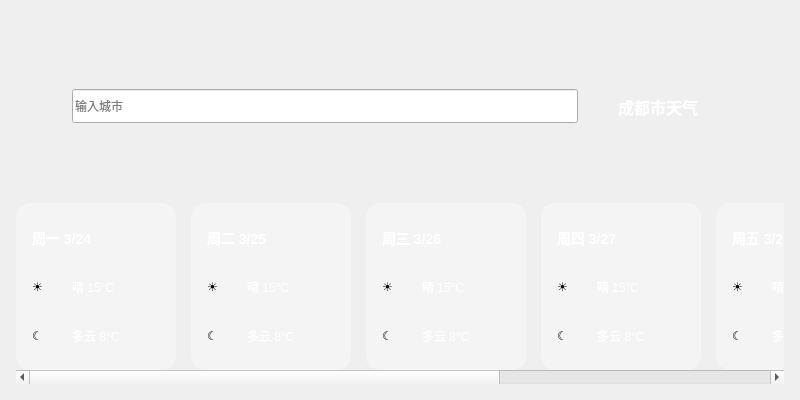
<?xml version="1.0" encoding="UTF-8"?>
<ui version="4.0">
 <class>WeatherUi</class>
 <widget class="QWidget" name="WeatherUi">
  <property name="geometry">
   <rect>
    <x>0</x>
    <y>0</y>
    <width>800</width>
    <height>400</height>
   </rect>
  </property>
  <property name="windowTitle">
   <string>WeatherUi</string>
  </property>
  <property name="styleSheet">
   <string notr="true"/>
  </property>
  <layout class="QVBoxLayout" name="mainLayout">
   <property name="leftMargin">
    <number>16</number>
   </property>
   <property name="topMargin">
    <number>16</number>
   </property>
   <property name="rightMargin">
    <number>16</number>
   </property>
   <property name="bottomMargin">
    <number>16</number>
   </property>
   <item>
    <layout class="QHBoxLayout" name="topBarLayout">
     <item>
      <widget class="QPushButton" name="searchButton">
       <property name="minimumSize">
        <size>
         <width>50</width>
         <height>50</height>
        </size>
       </property>
       <property name="maximumSize">
        <size>
         <width>50</width>
         <height>50</height>
        </size>
       </property>
       <property name="styleSheet">
        <string notr="true">QPushButton {
    background: transparent;
    border: none;
    image: url(:/Resource/app/weather/search.svg);
}
QPushButton:hover { background: transparent; border: none; }
QPushButton:pressed { background: transparent; border: none; }</string>
       </property>
       <property name="text">
        <string/>
       </property>
      </widget>
     </item>
     <item>
      <widget class="QWidget" name="searchPanel" native="true">
       <layout class="QHBoxLayout" name="searchPanelLayout">
        <property name="spacing">
         <number>0</number>
        </property>
        <property name="leftMargin">
         <number>0</number>
        </property>
        <property name="topMargin">
         <number>0</number>
        </property>
        <property name="rightMargin">
         <number>0</number>
        </property>
        <property name="bottomMargin">
         <number>0</number>
        </property>
        <item>
         <widget class="QLineEdit" name="cityLineEdit">
          <property name="minimumSize">
           <size>
            <width>140</width>
            <height>34</height>
           </size>
          </property>
          <property name="placeholderText">
           <string>输入城市</string>
          </property>
         </widget>
        </item>
        <item>
         <widget class="QPushButton" name="confirmSearchButton">
          <property name="minimumSize">
           <size>
            <width>34</width>
            <height>34</height>
           </size>
          </property>
          <property name="maximumSize">
           <size>
            <width>34</width>
            <height>34</height>
           </size>
          </property>
          <property name="styleSheet">
           <string notr="true">QPushButton {
    background: transparent;
    border: none;
    image: url(:/Resource/app/weather/search.svg);
}
QPushButton:hover { background: transparent; border: none; }
QPushButton:pressed { background: transparent; border: none; }</string>
          </property>
          <property name="text">
           <string/>
          </property>
         </widget>
        </item>
       </layout>
      </widget>
     </item>
     <item>
      <widget class="QLabel" name="cityWeatherLabel">
       <property name="styleSheet">
        <string notr="true">color: white; font-size: 16px; font-weight: bold;</string>
       </property>
       <property name="text">
        <string>成都市天气</string>
       </property>
      </widget>
     </item>
     <item>
      <spacer name="horizontalSpacerTopBar">
       <property name="sizeHint" stdset="0">
        <size>
         <width>40</width>
         <height>20</height>
        </size>
       </property>
      </spacer>
     </item>
     <item>
      <widget class="QPushButton" name="exitButton">
       <property name="minimumSize">
        <size>
         <width>40</width>
         <height>40</height>
        </size>
       </property>
       <property name="maximumSize">
        <size>
         <width>50</width>
         <height>50</height>
        </size>
       </property>
       <property name="styleSheet">
        <string notr="true">QPushButton {
    background: transparent;
    border: none;
    image: url(:/Resource/app/weather/close.svg);
}
QPushButton:hover {
    background: transparent;
    border: none;
}
QPushButton:pressed {
    background: transparent;
    border: none;
}</string>
       </property>
       <property name="text">
        <string/>
       </property>
      </widget>
     </item>
    </layout>
   </item>
   <item>
    <widget class="QScrollArea" name="weatherScrollArea">
     <property name="styleSheet">
      <string notr="true">QScrollArea { background: transparent; border: none; }</string>
     </property>
     <property name="frameShape">
      <enum>QFrame::NoFrame</enum>
     </property>
     <property name="verticalScrollBarPolicy">
      <enum>Qt::ScrollBarAsNeeded</enum>
     </property>
     <property name="horizontalScrollBarPolicy">
      <enum>Qt::ScrollBarAsNeeded</enum>
     </property>
     <property name="widgetResizable">
      <bool>true</bool>
     </property>
     <widget class="QWidget" name="weatherScrollContent">
      <property name="geometry">
       <rect>
        <x>0</x>
        <y>0</y>
        <width>1210</width>
        <height>288</height>
       </rect>
      </property>
      <property name="styleSheet">
       <string notr="true">background: transparent;</string>
      </property>
      <layout class="QHBoxLayout" name="cardsLayout">
       <property name="spacing">
        <number>15</number>
       </property>
       <property name="leftMargin">
        <number>0</number>
       </property>
       <property name="topMargin">
        <number>0</number>
       </property>
       <property name="rightMargin">
        <number>0</number>
       </property>
       <property name="bottomMargin">
        <number>0</number>
       </property>
       <item>
        <widget class="QWidget" name="weatherDayCard_1" native="true">
         <property name="minimumSize">
          <size>
           <width>160</width>
           <height>0</height>
          </size>
         </property>
         <property name="maximumSize">
          <size>
           <width>160</width>
           <height>16777215</height>
          </size>
         </property>
         <property name="styleSheet">
          <string notr="true">QWidget#weatherDayCard_1 {
    background: rgba(255, 255, 255, 0.30);
    border-radius: 14px;
}</string>
         </property>
         <layout class="QVBoxLayout" name="cardLayoutTemplate">
          <property name="spacing">
           <number>12</number>
          </property>
          <property name="leftMargin">
           <number>16</number>
          </property>
          <property name="topMargin">
           <number>16</number>
          </property>
          <property name="rightMargin">
           <number>16</number>
          </property>
          <property name="bottomMargin">
           <number>16</number>
          </property>
          <item>
           <widget class="QLabel" name="dateLabel_1">
            <property name="styleSheet">
             <string notr="true">color: white; font-size: 14px; font-weight: bold;</string>
            </property>
            <property name="text">
             <string>周一 3/24</string>
            </property>
           </widget>
          </item>
          <item>
           <layout class="QHBoxLayout" name="amLayoutTemplate">
            <property name="spacing">
             <number>8</number>
            </property>
            <item>
             <widget class="QLabel" name="amIcon_1">
              <property name="minimumSize">
               <size>
                <width>32</width>
                <height>32</height>
               </size>
              </property>
              <property name="maximumSize">
               <size>
                <width>32</width>
                <height>32</height>
               </size>
              </property>
              <property name="styleSheet">
               <string notr="true"/>
              </property>
              <property name="text">
               <string>☀</string>
              </property>
             </widget>
            </item>
            <item>
             <widget class="QLabel" name="amText_1">
              <property name="styleSheet">
               <string notr="true">color: white; font-size: 12px;</string>
              </property>
              <property name="text">
               <string>晴 15°C</string>
              </property>
             </widget>
            </item>
           </layout>
          </item>
          <item>
           <layout class="QHBoxLayout" name="pmLayoutTemplate">
            <property name="spacing">
             <number>8</number>
            </property>
            <item>
             <widget class="QLabel" name="pmIcon_1">
              <property name="minimumSize">
               <size>
                <width>32</width>
                <height>32</height>
               </size>
              </property>
              <property name="maximumSize">
               <size>
                <width>32</width>
                <height>32</height>
               </size>
              </property>
              <property name="styleSheet">
               <string notr="true"/>
              </property>
              <property name="text">
               <string>☾</string>
              </property>
             </widget>
            </item>
            <item>
             <widget class="QLabel" name="pmText_1">
              <property name="styleSheet">
               <string notr="true">color: white; font-size: 12px;</string>
              </property>
              <property name="text">
               <string>多云 8°C</string>
              </property>
             </widget>
            </item>
           </layout>
          </item>
         </layout>
        </widget>
       </item>
       <item>
        <widget class="QWidget" name="weatherDayCard_2" native="true">
         <property name="minimumSize">
          <size>
           <width>160</width>
           <height>0</height>
          </size>
         </property>
         <property name="maximumSize">
          <size>
           <width>160</width>
           <height>16777215</height>
          </size>
         </property>
         <property name="styleSheet">
          <string notr="true">QWidget#weatherDayCard_2 { background: rgba(255, 255, 255, 0.30); border-radius: 14px; }</string>
         </property>
         <layout class="QVBoxLayout" name="cardLayout_2">
          <property name="spacing">
           <number>12</number>
          </property>
          <property name="leftMargin">
           <number>16</number>
          </property>
          <property name="topMargin">
           <number>16</number>
          </property>
          <property name="rightMargin">
           <number>16</number>
          </property>
          <property name="bottomMargin">
           <number>16</number>
          </property>
          <item>
           <widget class="QLabel" name="dateLabel_2">
            <property name="styleSheet">
             <string notr="true">color: white; font-size: 14px; font-weight: bold;</string>
            </property>
            <property name="text">
             <string>周二 3/25</string>
            </property>
           </widget>
          </item>
          <item>
           <layout class="QHBoxLayout" name="amLayout_2">
            <property name="spacing">
             <number>8</number>
            </property>
            <item>
             <widget class="QLabel" name="amIcon_2">
              <property name="minimumSize">
               <size>
                <width>32</width>
                <height>32</height>
               </size>
              </property>
              <property name="maximumSize">
               <size>
                <width>32</width>
                <height>32</height>
               </size>
              </property>
              <property name="text">
               <string>☀</string>
              </property>
             </widget>
            </item>
            <item>
             <widget class="QLabel" name="amText_2">
              <property name="styleSheet">
               <string notr="true">color: white; font-size: 12px;</string>
              </property>
              <property name="text">
               <string>晴 15°C</string>
              </property>
             </widget>
            </item>
           </layout>
          </item>
          <item>
           <layout class="QHBoxLayout" name="pmLayout_2">
            <property name="spacing">
             <number>8</number>
            </property>
            <item>
             <widget class="QLabel" name="pmIcon_2">
              <property name="minimumSize">
               <size>
                <width>32</width>
                <height>32</height>
               </size>
              </property>
              <property name="maximumSize">
               <size>
                <width>32</width>
                <height>32</height>
               </size>
              </property>
              <property name="text">
               <string>☾</string>
              </property>
             </widget>
            </item>
            <item>
             <widget class="QLabel" name="pmText_2">
              <property name="styleSheet">
               <string notr="true">color: white; font-size: 12px;</string>
              </property>
              <property name="text">
               <string>多云 8°C</string>
              </property>
             </widget>
            </item>
           </layout>
          </item>
         </layout>
        </widget>
       </item>
       <item>
        <widget class="QWidget" name="weatherDayCard_3" native="true">
         <property name="minimumSize">
          <size>
           <width>160</width>
           <height>0</height>
          </size>
         </property>
         <property name="maximumSize">
          <size>
           <width>160</width>
           <height>16777215</height>
          </size>
         </property>
         <property name="styleSheet">
          <string notr="true">QWidget#weatherDayCard_3 { background: rgba(255, 255, 255, 0.30); border-radius: 14px; }</string>
         </property>
         <layout class="QVBoxLayout" name="cardLayout_3">
          <property name="spacing">
           <number>12</number>
          </property>
          <property name="leftMargin">
           <number>16</number>
          </property>
          <property name="topMargin">
           <number>16</number>
          </property>
          <property name="rightMargin">
           <number>16</number>
          </property>
          <property name="bottomMargin">
           <number>16</number>
          </property>
          <item>
           <widget class="QLabel" name="dateLabel_3">
            <property name="styleSheet">
             <string notr="true">color: white; font-size: 14px; font-weight: bold;</string>
            </property>
            <property name="text">
             <string>周三 3/26</string>
            </property>
           </widget>
          </item>
          <item>
           <layout class="QHBoxLayout" name="amLayout_3">
            <property name="spacing">
             <number>8</number>
            </property>
            <item>
             <widget class="QLabel" name="amIcon_3">
              <property name="minimumSize">
               <size>
                <width>32</width>
                <height>32</height>
               </size>
              </property>
              <property name="maximumSize">
               <size>
                <width>32</width>
                <height>32</height>
               </size>
              </property>
              <property name="text">
               <string>☀</string>
              </property>
             </widget>
            </item>
            <item>
             <widget class="QLabel" name="amText_3">
              <property name="styleSheet">
               <string notr="true">color: white; font-size: 12px;</string>
              </property>
              <property name="text">
               <string>晴 15°C</string>
              </property>
             </widget>
            </item>
           </layout>
          </item>
          <item>
           <layout class="QHBoxLayout" name="pmLayout_3">
            <property name="spacing">
             <number>8</number>
            </property>
            <item>
             <widget class="QLabel" name="pmIcon_3">
              <property name="minimumSize">
               <size>
                <width>32</width>
                <height>32</height>
               </size>
              </property>
              <property name="maximumSize">
               <size>
                <width>32</width>
                <height>32</height>
               </size>
              </property>
              <property name="text">
               <string>☾</string>
              </property>
             </widget>
            </item>
            <item>
             <widget class="QLabel" name="pmText_3">
              <property name="styleSheet">
               <string notr="true">color: white; font-size: 12px;</string>
              </property>
              <property name="text">
               <string>多云 8°C</string>
              </property>
             </widget>
            </item>
           </layout>
          </item>
         </layout>
        </widget>
       </item>
       <item>
        <widget class="QWidget" name="weatherDayCard_4" native="true">
         <property name="minimumSize">
          <size>
           <width>160</width>
           <height>0</height>
          </size>
         </property>
         <property name="maximumSize">
          <size>
           <width>160</width>
           <height>16777215</height>
          </size>
         </property>
         <property name="styleSheet">
          <string notr="true">QWidget#weatherDayCard_4 { background: rgba(255, 255, 255, 0.30); border-radius: 14px; }</string>
         </property>
         <layout class="QVBoxLayout" name="cardLayout_4">
          <property name="spacing">
           <number>12</number>
          </property>
          <property name="leftMargin">
           <number>16</number>
          </property>
          <property name="topMargin">
           <number>16</number>
          </property>
          <property name="rightMargin">
           <number>16</number>
          </property>
          <property name="bottomMargin">
           <number>16</number>
          </property>
          <item>
           <widget class="QLabel" name="dateLabel_4">
            <property name="styleSheet">
             <string notr="true">color: white; font-size: 14px; font-weight: bold;</string>
            </property>
            <property name="text">
             <string>周四 3/27</string>
            </property>
           </widget>
          </item>
          <item>
           <layout class="QHBoxLayout" name="amLayout_4">
            <property name="spacing">
             <number>8</number>
            </property>
            <item>
             <widget class="QLabel" name="amIcon_4">
              <property name="minimumSize">
               <size>
                <width>32</width>
                <height>32</height>
               </size>
              </property>
              <property name="maximumSize">
               <size>
                <width>32</width>
                <height>32</height>
               </size>
              </property>
              <property name="text">
               <string>☀</string>
              </property>
             </widget>
            </item>
            <item>
             <widget class="QLabel" name="amText_4">
              <property name="styleSheet">
               <string notr="true">color: white; font-size: 12px;</string>
              </property>
              <property name="text">
               <string>晴 15°C</string>
              </property>
             </widget>
            </item>
           </layout>
          </item>
          <item>
           <layout class="QHBoxLayout" name="pmLayout_4">
            <property name="spacing">
             <number>8</number>
            </property>
            <item>
             <widget class="QLabel" name="pmIcon_4">
              <property name="minimumSize">
               <size>
                <width>32</width>
                <height>32</height>
               </size>
              </property>
              <property name="maximumSize">
               <size>
                <width>32</width>
                <height>32</height>
               </size>
              </property>
              <property name="text">
               <string>☾</string>
              </property>
             </widget>
            </item>
            <item>
             <widget class="QLabel" name="pmText_4">
              <property name="styleSheet">
               <string notr="true">color: white; font-size: 12px;</string>
              </property>
              <property name="text">
               <string>多云 8°C</string>
              </property>
             </widget>
            </item>
           </layout>
          </item>
         </layout>
        </widget>
       </item>
       <item>
        <widget class="QWidget" name="weatherDayCard_5" native="true">
         <property name="minimumSize">
          <size>
           <width>160</width>
           <height>0</height>
          </size>
         </property>
         <property name="maximumSize">
          <size>
           <width>160</width>
           <height>16777215</height>
          </size>
         </property>
         <property name="styleSheet">
          <string notr="true">QWidget#weatherDayCard_5 { background: rgba(255, 255, 255, 0.30); border-radius: 14px; }</string>
         </property>
         <layout class="QVBoxLayout" name="cardLayout_5">
          <property name="spacing">
           <number>12</number>
          </property>
          <property name="leftMargin">
           <number>16</number>
          </property>
          <property name="topMargin">
           <number>16</number>
          </property>
          <property name="rightMargin">
           <number>16</number>
          </property>
          <property name="bottomMargin">
           <number>16</number>
          </property>
          <item>
           <widget class="QLabel" name="dateLabel_5">
            <property name="styleSheet">
             <string notr="true">color: white; font-size: 14px; font-weight: bold;</string>
            </property>
            <property name="text">
             <string>周五 3/28</string>
            </property>
           </widget>
          </item>
          <item>
           <layout class="QHBoxLayout" name="amLayout_5">
            <property name="spacing">
             <number>8</number>
            </property>
            <item>
             <widget class="QLabel" name="amIcon_5">
              <property name="minimumSize">
               <size>
                <width>32</width>
                <height>32</height>
               </size>
              </property>
              <property name="maximumSize">
               <size>
                <width>32</width>
                <height>32</height>
               </size>
              </property>
              <property name="text">
               <string>☀</string>
              </property>
             </widget>
            </item>
            <item>
             <widget class="QLabel" name="amText_5">
              <property name="styleSheet">
               <string notr="true">color: white; font-size: 12px;</string>
              </property>
              <property name="text">
               <string>晴 15°C</string>
              </property>
             </widget>
            </item>
           </layout>
          </item>
          <item>
           <layout class="QHBoxLayout" name="pmLayout_5">
            <property name="spacing">
             <number>8</number>
            </property>
            <item>
             <widget class="QLabel" name="pmIcon_5">
              <property name="minimumSize">
               <size>
                <width>32</width>
                <height>32</height>
               </size>
              </property>
              <property name="maximumSize">
               <size>
                <width>32</width>
                <height>32</height>
               </size>
              </property>
              <property name="text">
               <string>☾</string>
              </property>
             </widget>
            </item>
            <item>
             <widget class="QLabel" name="pmText_5">
              <property name="styleSheet">
               <string notr="true">color: white; font-size: 12px;</string>
              </property>
              <property name="text">
               <string>多云 8°C</string>
              </property>
             </widget>
            </item>
           </layout>
          </item>
         </layout>
        </widget>
       </item>
       <item>
        <widget class="QWidget" name="weatherDayCard_6" native="true">
         <property name="minimumSize">
          <size>
           <width>160</width>
           <height>0</height>
          </size>
         </property>
         <property name="maximumSize">
          <size>
           <width>160</width>
           <height>16777215</height>
          </size>
         </property>
         <property name="styleSheet">
          <string notr="true">QWidget#weatherDayCard_6 { background: rgba(255, 255, 255, 0.30); border-radius: 14px; }</string>
         </property>
         <layout class="QVBoxLayout" name="cardLayout_6">
          <property name="spacing">
           <number>12</number>
          </property>
          <property name="leftMargin">
           <number>16</number>
          </property>
          <property name="topMargin">
           <number>16</number>
          </property>
          <property name="rightMargin">
           <number>16</number>
          </property>
          <property name="bottomMargin">
           <number>16</number>
          </property>
          <item>
           <widget class="QLabel" name="dateLabel_6">
            <property name="styleSheet">
             <string notr="true">color: white; font-size: 14px; font-weight: bold;</string>
            </property>
            <property name="text">
             <string>周六 3/29</string>
            </property>
           </widget>
          </item>
          <item>
           <layout class="QHBoxLayout" name="amLayout_6">
            <property name="spacing">
             <number>8</number>
            </property>
            <item>
             <widget class="QLabel" name="amIcon_6">
              <property name="minimumSize">
               <size>
                <width>32</width>
                <height>32</height>
               </size>
              </property>
              <property name="maximumSize">
               <size>
                <width>32</width>
                <height>32</height>
               </size>
              </property>
              <property name="text">
               <string>☀</string>
              </property>
             </widget>
            </item>
            <item>
             <widget class="QLabel" name="amText_6">
              <property name="styleSheet">
               <string notr="true">color: white; font-size: 12px;</string>
              </property>
              <property name="text">
               <string>晴 15°C</string>
              </property>
             </widget>
            </item>
           </layout>
          </item>
          <item>
           <layout class="QHBoxLayout" name="pmLayout_6">
            <property name="spacing">
             <number>8</number>
            </property>
            <item>
             <widget class="QLabel" name="pmIcon_6">
              <property name="minimumSize">
               <size>
                <width>32</width>
                <height>32</height>
               </size>
              </property>
              <property name="maximumSize">
               <size>
                <width>32</width>
                <height>32</height>
               </size>
              </property>
              <property name="text">
               <string>☾</string>
              </property>
             </widget>
            </item>
            <item>
             <widget class="QLabel" name="pmText_6">
              <property name="styleSheet">
               <string notr="true">color: white; font-size: 12px;</string>
              </property>
              <property name="text">
               <string>多云 8°C</string>
              </property>
             </widget>
            </item>
           </layout>
          </item>
         </layout>
        </widget>
       </item>
       <item>
        <widget class="QWidget" name="weatherDayCard_7" native="true">
         <property name="minimumSize">
          <size>
           <width>160</width>
           <height>0</height>
          </size>
         </property>
         <property name="maximumSize">
          <size>
           <width>160</width>
           <height>16777215</height>
          </size>
         </property>
         <property name="styleSheet">
          <string notr="true">QWidget#weatherDayCard_7 { background: rgba(255, 255, 255, 0.30); border-radius: 14px; }</string>
         </property>
         <layout class="QVBoxLayout" name="cardLayout_7">
          <property name="spacing">
           <number>12</number>
          </property>
          <property name="leftMargin">
           <number>16</number>
          </property>
          <property name="topMargin">
           <number>16</number>
          </property>
          <property name="rightMargin">
           <number>16</number>
          </property>
          <property name="bottomMargin">
           <number>16</number>
          </property>
          <item>
           <widget class="QLabel" name="dateLabel_7">
            <property name="styleSheet">
             <string notr="true">color: white; font-size: 14px; font-weight: bold;</string>
            </property>
            <property name="text">
             <string>周日 3/30</string>
            </property>
           </widget>
          </item>
          <item>
           <layout class="QHBoxLayout" name="amLayout_7">
            <property name="spacing">
             <number>8</number>
            </property>
            <item>
             <widget class="QLabel" name="amIcon_7">
              <property name="minimumSize">
               <size>
                <width>32</width>
                <height>32</height>
               </size>
              </property>
              <property name="maximumSize">
               <size>
                <width>32</width>
                <height>32</height>
               </size>
              </property>
              <property name="text">
               <string>☀</string>
              </property>
             </widget>
            </item>
            <item>
             <widget class="QLabel" name="amText_7">
              <property name="styleSheet">
               <string notr="true">color: white; font-size: 12px;</string>
              </property>
              <property name="text">
               <string>晴 15°C</string>
              </property>
             </widget>
            </item>
           </layout>
          </item>
          <item>
           <layout class="QHBoxLayout" name="pmLayout_7">
            <property name="spacing">
             <number>8</number>
            </property>
            <item>
             <widget class="QLabel" name="pmIcon_7">
              <property name="minimumSize">
               <size>
                <width>32</width>
                <height>32</height>
               </size>
              </property>
              <property name="maximumSize">
               <size>
                <width>32</width>
                <height>32</height>
               </size>
              </property>
              <property name="text">
               <string>☾</string>
              </property>
             </widget>
            </item>
            <item>
             <widget class="QLabel" name="pmText_7">
              <property name="styleSheet">
               <string notr="true">color: white; font-size: 12px;</string>
              </property>
              <property name="text">
               <string>多云 8°C</string>
              </property>
             </widget>
            </item>
           </layout>
          </item>
         </layout>
        </widget>
       </item>
      </layout>
     </widget>
    </widget>
   </item>
  </layout>
 </widget>
 <resources/>
 <connections/>
</ui>
